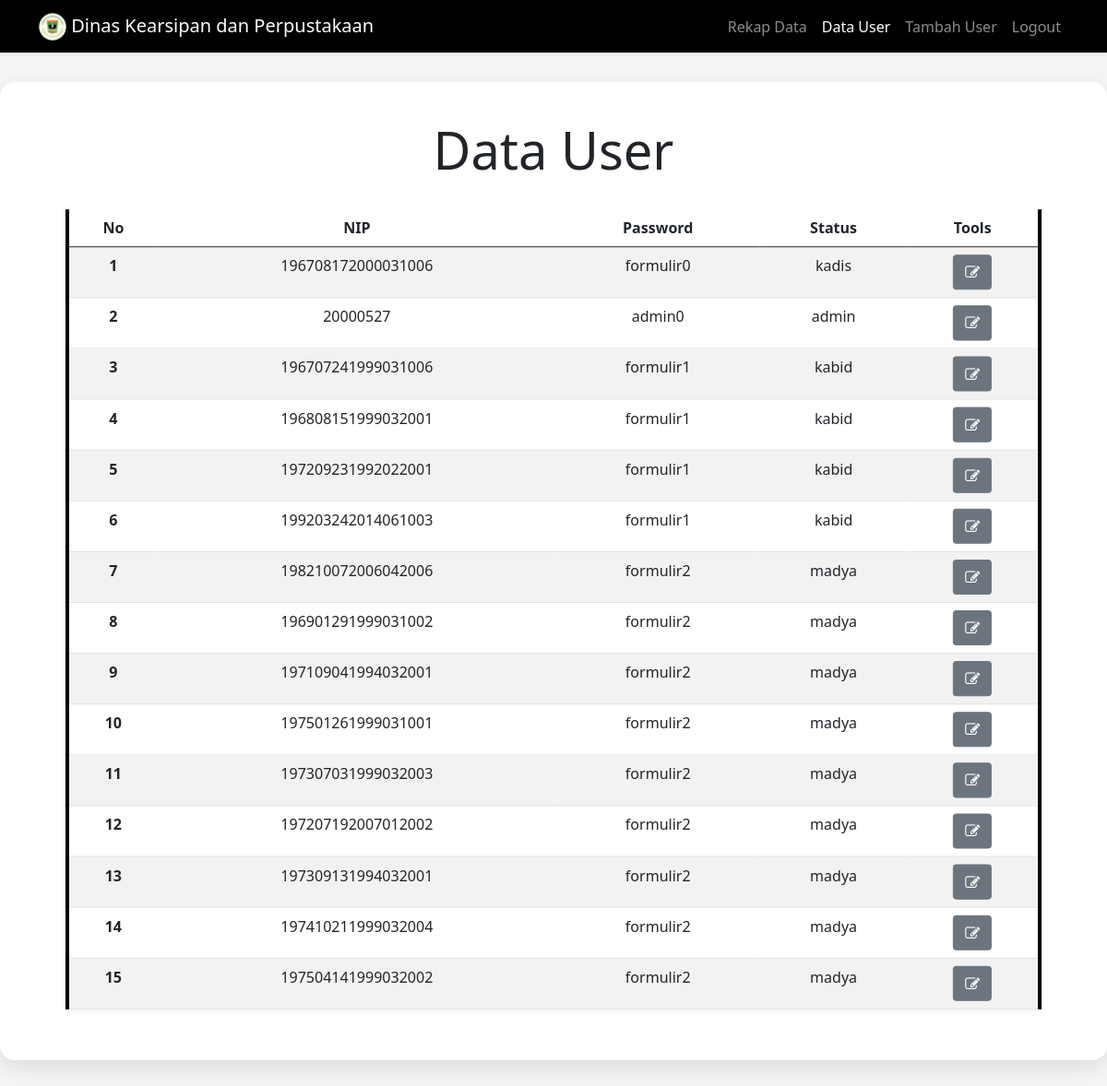
The page /users.php (signed in) on the database its author committed.
### tables this page shows
CREATE TABLE `users` (
  `id` int(11) NOT NULL,
  `username` bigint(100) NOT NULL,
  `password` varchar(255) NOT NULL,
  `status` enum('admin','madya','kadis','kabid') NOT NULL
);

### users.php (the view, shortened to what this page needs)
<!DOCTYPE html>
<html lang="en">
<head>
  <link href="https://cdn.jsdelivr.net/npm/bootstrap@5.0.2/dist/css/bootstrap.min.css" rel="stylesheet" />
  <link rel="stylesheet" href="https://stackpath.bootstrapcdn.com/font-awesome/4.7.0/css/font-awesome.min.css">
  <link rel="stylesheet" href="style.css" />
</head>
<body style="background-color: whitesmoke">
  <nav class="navbar navbar-expand-lg navbar-dark shadow-sm" style="background-color: black">
    <div class="container">
      <a class="navbar-brand" href="#"><img src="dap.png" alt="" width="30" height="30" class="d-inline-block align-text-top" /> Dinas Kearsipan dan Perpustakaan</a>
      <div class="collapse navbar-collapse" id="navbarNav">
        <ul class="navbar-nav ms-auto">
          <li class="nav-item"><a class="nav-link" href="admin.php">Rekap Data</a></li>
          <li class="nav-item"><a class="nav-link active" href="#">Data User</a></li>
          <li class="nav-item"><a class="nav-link" href="tambahuser.php">Tambah User</a></li>
          <li class="nav-item"><a class="nav-link" href="logout.php">Logout</a></li>
        </ul>
      </div>
    </div>
  </nav>
  <section class="jumbotron text-center">
    <div class="card-custom mx-auto" style="max-width: 1500px;">
      <h1 class="display-4">Data User</h1><br>
      <div style="padding: 0 2rem;">
        <table class="table table-hover table-striped">
          <thead>
            <tr class="text-center">
              <th>No</th>
              <th>NIP</th>
              <th>Password</th>
              <th>Status</th>
              <th>Tools</th>
            </tr>
          </thead>
          <tbody>
            <?php
            include "koneksi.php";
            $query_mysqli = mysqli_query($connect,"SELECT * FROM users") or die(mysqli_error($connect));
            $id = 1;
            while($pecah = mysqli_fetch_array($query_mysqli)) {
            ?>
              <tr class="text-center">
                <th scope="row"><?php echo $id++; ?></th>
                <td><?php echo $pecah['username']; ?></td>
                <td><?php echo $pecah['password']; ?></td>
                <td><?php echo $pecah['status']; ?></td>
                <td>
                  <a class="btn btn-secondary" href="edituser.php?id=<?php echo $pecah['id']; ?>"><i class="fa fa-edit"></i></a>
                </td>
              </tr>
              <?php } ?>
            </tbody>
          </table>
        </div>
      </div>
    </section>
</body>
</html>

### style.css (style rules this page uses)
.jumbotron { padding-top: 2rem; background-color: whitesmoke; padding-bottom: 2rem; }
.table-hover { box-shadow: 0 2px 8px rgba(0, 0, 0, 0.05); transform: scale(1.002); border-left: 4px solid black; border-right: 4px solid black; cursor: pointer; }
.card-custom { background-color: #fff; border-radius: 16px; box-shadow: 0 8px 24px rgba(0, 0, 0, 0.1); padding: 40px; }

### rows shown on the page
users: username "196708172000031006", password "formulir0", status "kadis"
users: username "20000527", password "admin0", status "admin"
users: username "196707241999031006", password "formulir1", status "kabid"
users: username "196808151999032001", password "formulir1", status "kabid"
users: username "197209231992022001", password "formulir1", status "kabid"
users: username "199203242014061003", password "formulir1", status "kabid"
users: username "198210072006042006", password "formulir2", status "madya"
users: username "196901291999031002", password "formulir2", status "madya"
users: username "197109041994032001", password "formulir2", status "madya"
users: username "197501261999031001", password "formulir2", status "madya"
users: username "197307031999032003", password "formulir2", status "madya"
users: username "197207192007012002", password "formulir2", status "madya"
users: username "197309131994032001", password "formulir2", status "madya"
users: username "197410211999032004", password "formulir2", status "madya"
users: username "197504141999032002", password "formulir2", status "madya"
